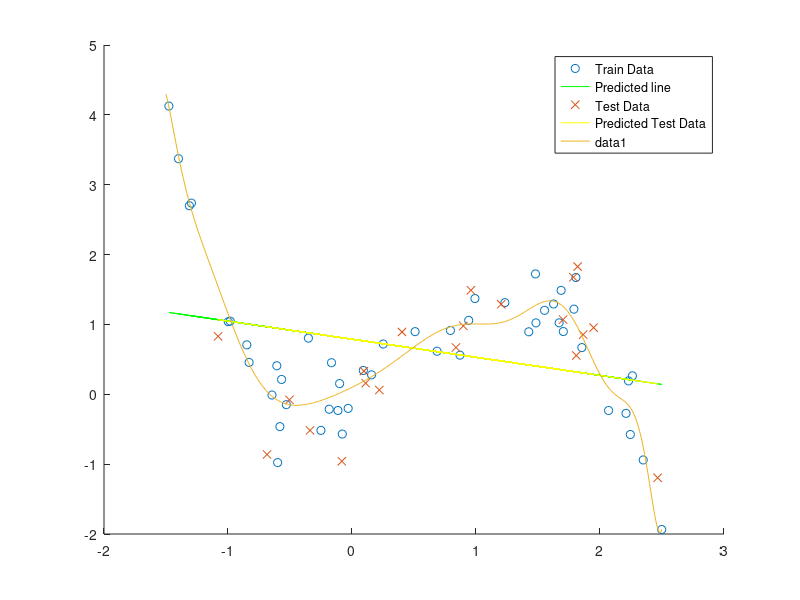

This figure's MATLAB source: (Note: this script raises an error after producing the figure.)
% Machine Learning Assignment 3 - Exercise 5
clear all; close all; clc;
load('dataRidge.mat');

% Part (a)
% Linear Regression
% Modifying the training and test data by concatenating 1 (for the constant
% b in the formula)
x_train_modified = [ones(size(x_train))  x_train];
x_test_modified = [ones(size(x_test))  x_test];
w = pinv(x_train_modified'*x_train_modified)*x_train_modified'*y_train;
y_predicted_train = (w'*x_train_modified')';
y_predicted_test = (w'*x_test_modified')';
figure(1); hold all;
plot(x_train,y_train,'o');
plot(x_train,y_predicted_train,'g');
plot(x_test,y_test,'x');
plot(x_test,y_predicted_test,'y');
legend('Train Data', 'Predicted line', 'Test Data', 'Predicted Test Data')

% Part (B)
% Constructing a polynomial basis
poly_basis_train = [];
%poly_basis_test = [];
poly_basis_test_xx = [];
xx = (-1.5:0.01:2.5)';
for i = 0 :15;
   poly_basis_train = [poly_basis_train x_train.^i];
   %poly_basis_test = [poly_basis_test x_test.^i];
   poly_basis_test_xx = [poly_basis_test_xx xx.^i];
end
w = pinv(poly_basis_train'*poly_basis_train)*poly_basis_train'*y_train;
y_predicted_test = (w'*poly_basis_test_xx')';
plot(xx,y_predicted_test);
%legend('Test Data', 'Predicted Test Data');

% Part (C)
% Ridge Regression
lambda = [0.0001 0.1 10];
for i = 1 : length(lambda)
    w = RidgeLLS(poly_basis_train, y_train, lambda(i));
    y_predicted_test = (w*poly_basis_test_xx')';
    plot(xx,y_predicted_test);
end
legend('Train Data', 'Predicted line', 'Test Data', 'Predicted Test Data','lambda = 0', 'lambda = 0.0001', 'lambda = 0.1', 'lambda = 10');

    